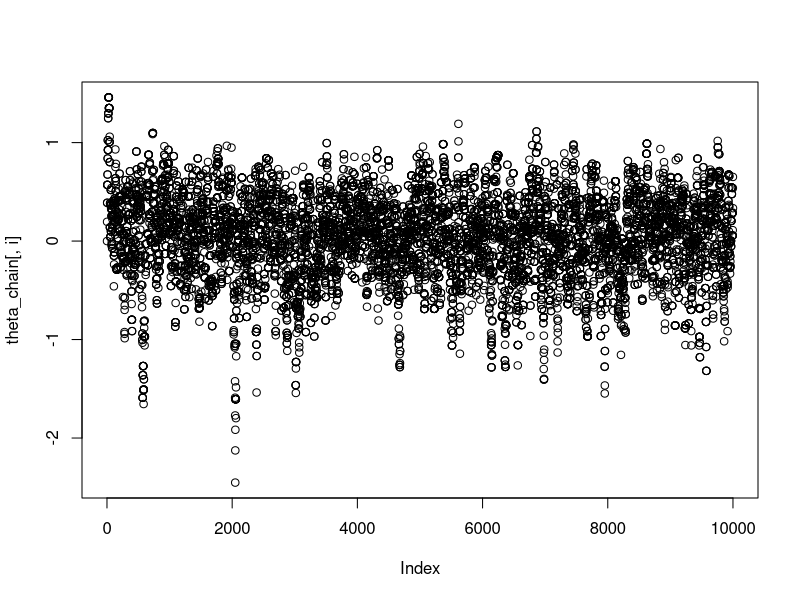
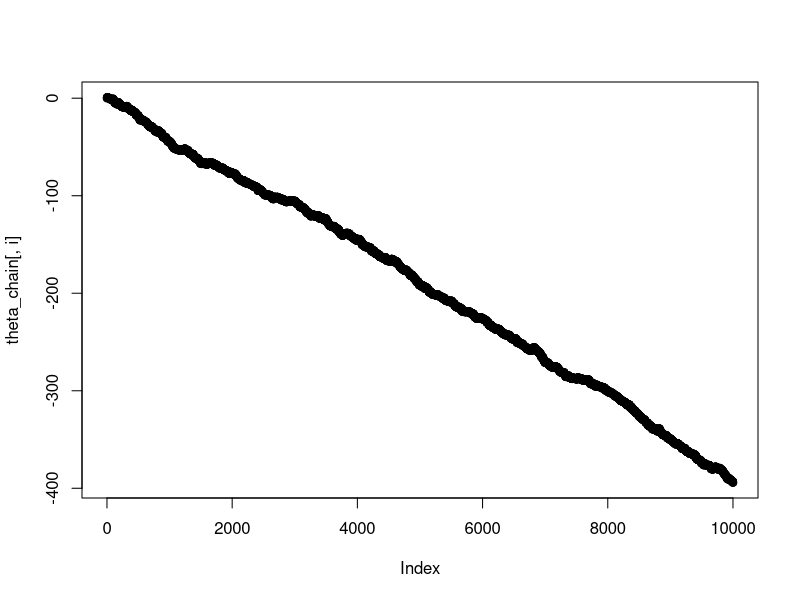
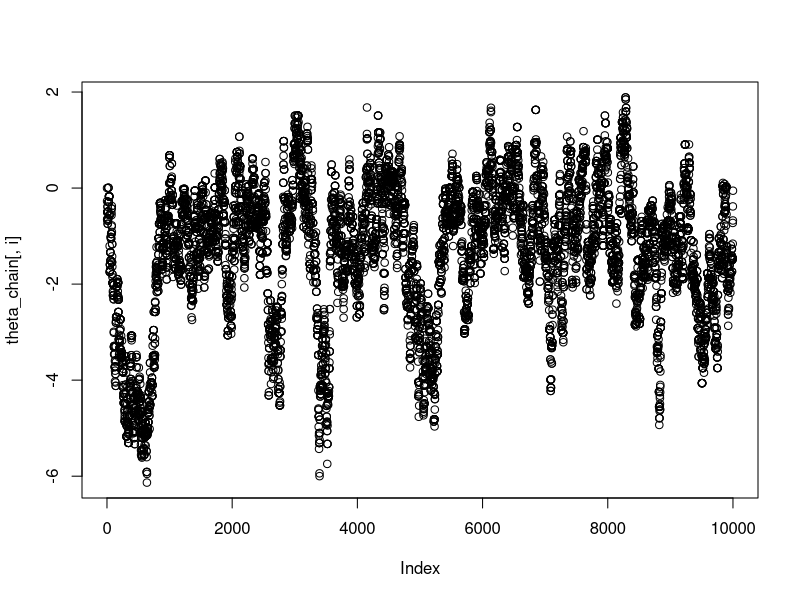
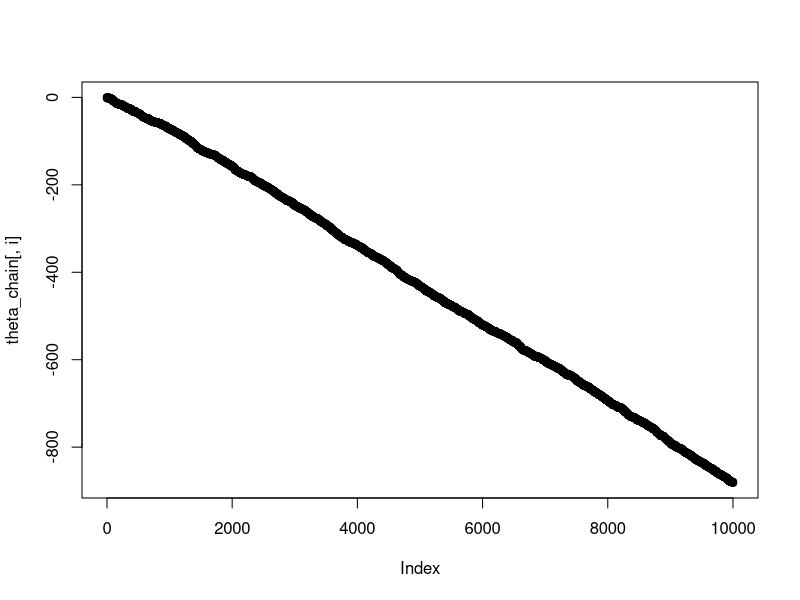
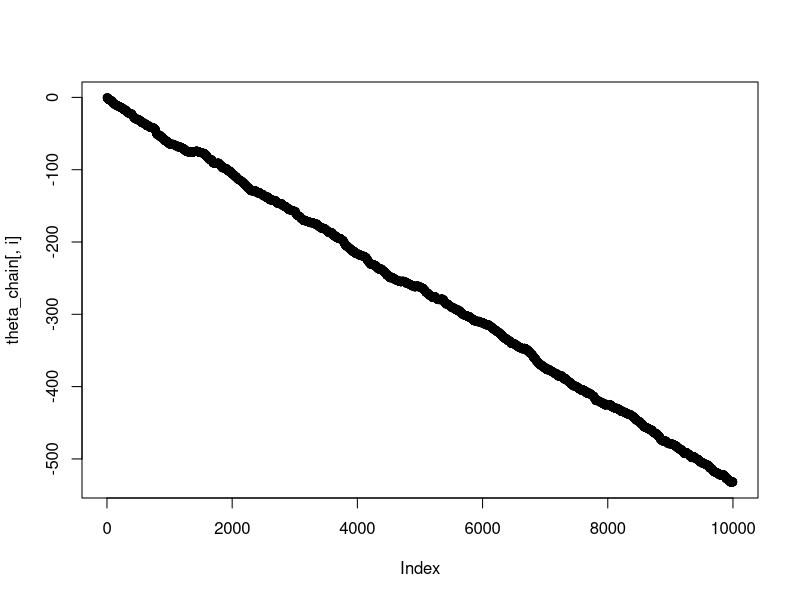
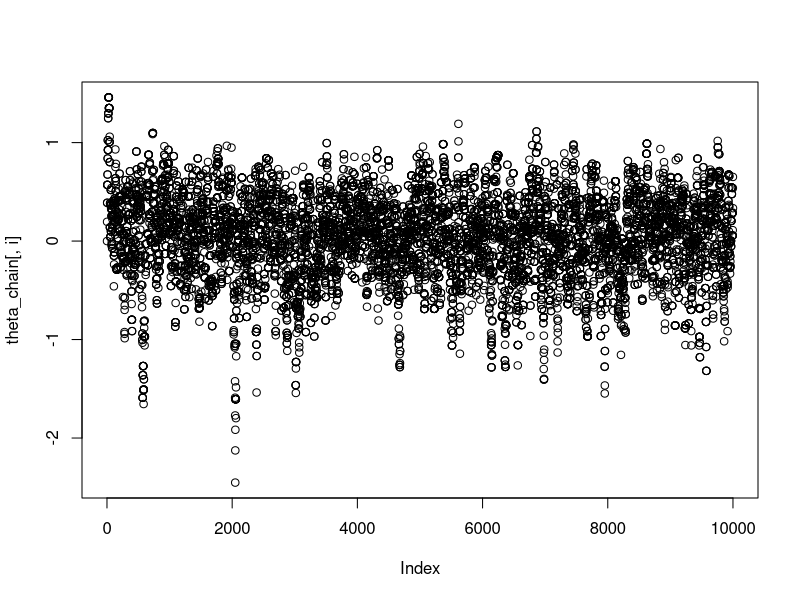
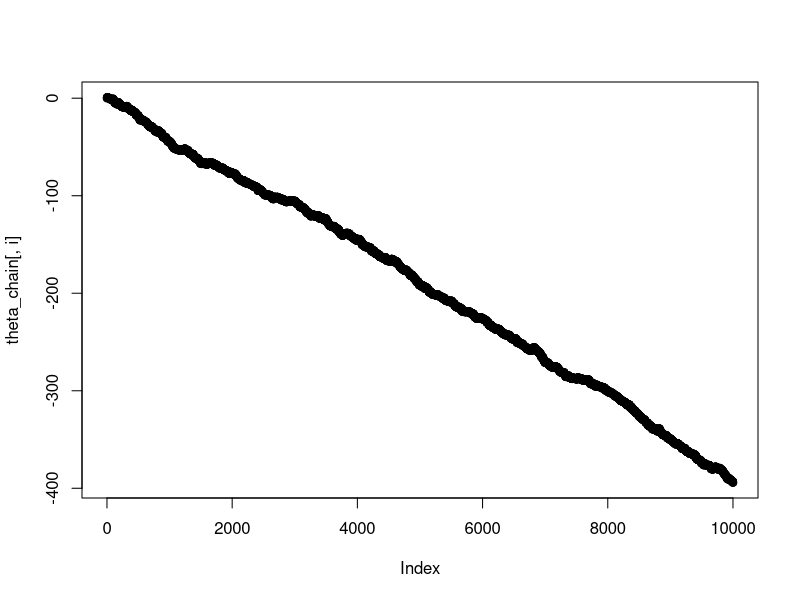
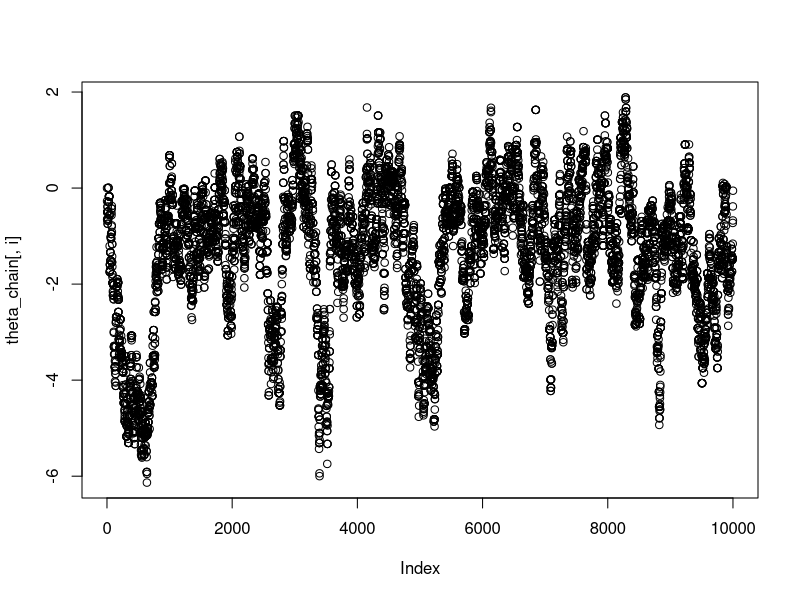

The R script that drew these images, in order:
## functions implememnting gibbs sampling for exercise problems
library(MASS)
library(rmutil)
library(e1071)
gibbs_graphical <- function(Theta, X = c(1,-1,-1,1,1),niter = 1000){
	set.seed(123)
	## helper function
	full_conditional <- function(Theta, X,idx){
	  fc = sum(Theta[,-idx] %*% X[-idx])
		fc = exp(2*X[idx]*fc)
		fc = fc/(1+fc)
		return(fc)
	}

	## begin gibbs sampling
	Xs = matrix(X, nrow = 1)
	Y = X ## prev
	d = length(X)
	for(t in 1:niter){
		for(i in 1:d){
			fc = full_conditional(Theta, Y, i)
			Y[i] = 2*rbinom(1,1,fc) - 1 ## get -1, or 1 based on full conditional
		}
		Xs = rbind(Xs, Y)
	}
	return(Xs)
}

flat2matrix <- function(theta, d = 5){
  Theta = matrix(replicate(d*d, 0), nrow = d)
  Theta[upper.tri(Theta)] = theta
  Theta[lower.tri(Theta)] = theta
  return(Theta)
}

likeli_log <- function(data, theta){
  ## Theta still needs to be a matrix !!
  Theta <- flat2matrix(theta)
  n = nrow(data)
  d = ncol(data)
  ## compute Z
  #browser()
  data_z = bincombinations(d) ## "data" to compute Z
  Zs = rowSums((data_z %*% Theta) * data_z) ## of size 2^d
  Z = sum(exp(Zs))
  #browser()
  ## compute ll for all data together
  XOX = data %*% Theta 
  XOX = XOX * data ##now rowsum is lik for each sample
  lls = rowSums(XOX)
  ll = sum(lls - log(Z))
  return(ll)
}

prior_log <- function(theta, lam){
  return(sum(dlaplace(theta,0,lam, log = T)))
}

posterir_log <- function(data, theta, lam){
  return(likeli_log(data, theta) + prior_log(theta, lam))
}

accept <- function(data, theta_, theta,lam){
  prob = exp(posterir_log(data, theta_, lam) - posterir_log(data, theta, lam))
  return(min(1, prob))
}

rw_sampler <- function(theta, s, d = 5){ ## get new rho_ from old rho
  ## need to replace hard coded d
  theta_new = theta + mvrnorm(1, mu = replicate(d, 0), s*diag(d))
  return(theta_new)
}

MH_graphical <- function(data, theta, s = 0.1, lam = 0.2, niter = 1000,thinning = 1){
	## helper functions
	## computation
	mc_output=matrix(nrow=niter,ncol=length(theta))       #Make space for the output

	for (i in 1:niter) {
  		mc_output[i,]=theta
  		for (j in 1:thinning) {
    		theta_ = rw_sampler(theta, s)
    		alpha= accept(data,theta_, theta, lam)
    		# print(alpha)
    		# if(is.nan(alpha)){
    		#   return(theta)
    		# }
    		if ( runif(1) < alpha ) theta=theta_}}
	return(mc_output)
}




## test
Theta = matrix(c(0, 0.5, 0, 0.5, 0, 
                 0.5, 0, 0.5, 0, 0.5,
                 0, 0.5, 0, 0.5, 0, 
                 0.5, 0, 0.5, 0, 0,
                 0, 0.5, 0, 0, 0), nrow = 5)
burn_in = 5000
N = 1000
start = proc.time()
out = gibbs_graphical(Theta, niter = N + burn_in)
cat(sprintf("runtime %s\n", (proc.time() - start)[[3]]))
samples = out[(burn_in + 1): nrow(out),]

d = 5
theta = replicate(d*(d-1)/2, 0)
#theta = test
theta_chain = MH_graphical(samples, theta, s = 0.1, lam = 0.2, niter = 10000,thinning = 1)

for(i in 1:10){
  plot(theta_chain[,i])
}
  
